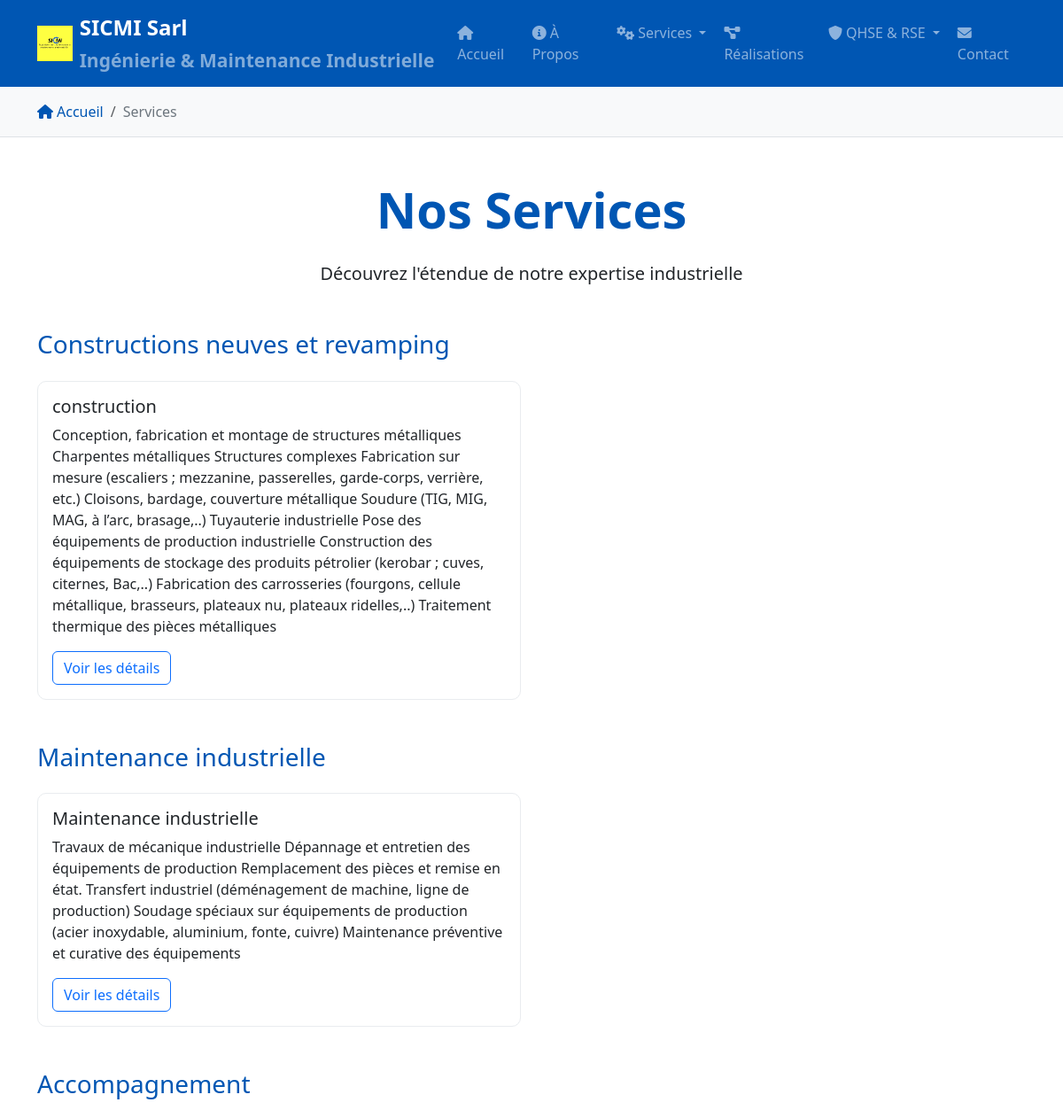
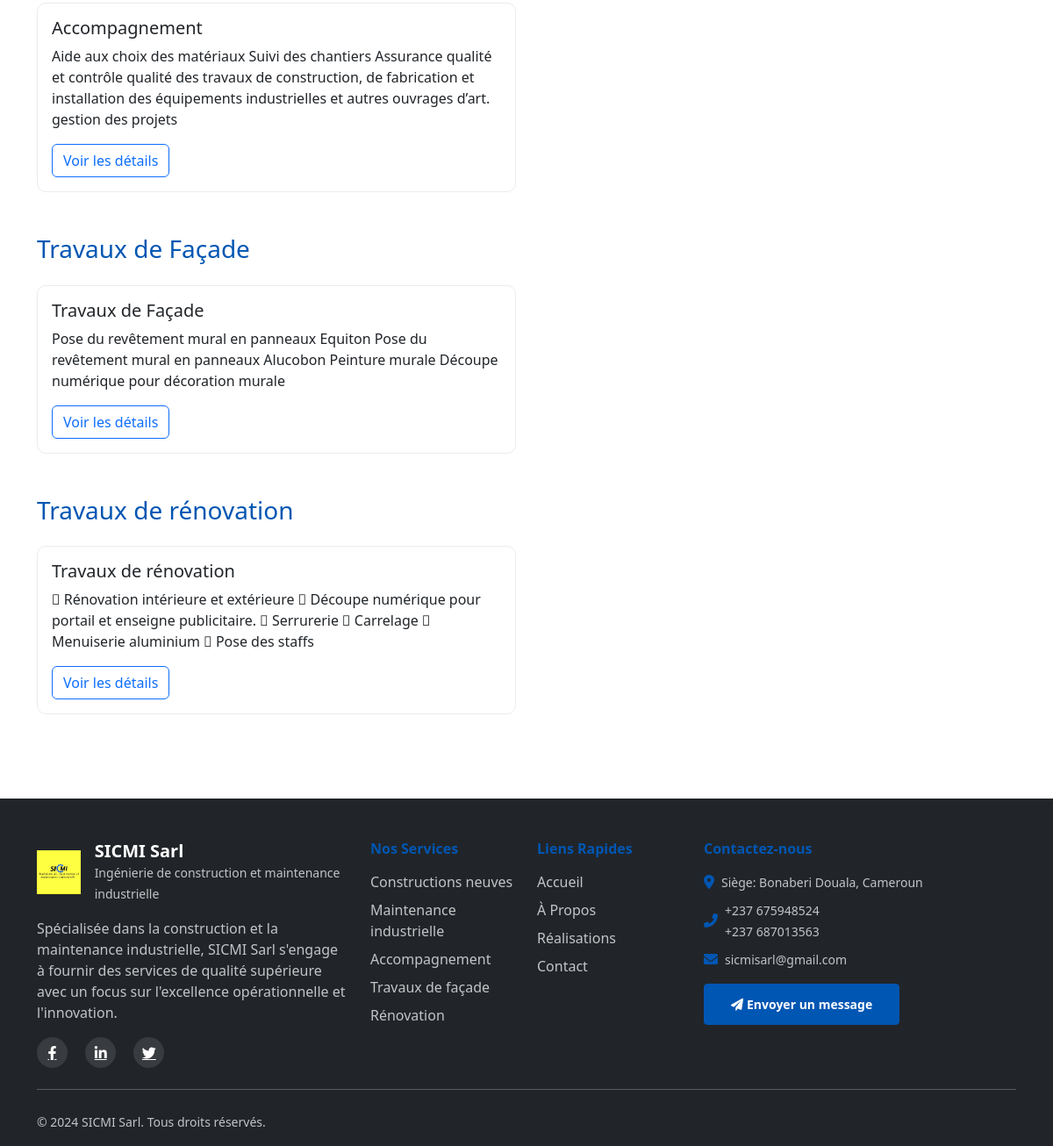
Page /services/ on the committed database (2 pictures, top to bottom).
### sicmi_app/models.py (models this page shows, shortened)
class Service(models.Model):
    CATEGORY_CHOICES = [
        ('construction', 'Constructions neuves et revamping'),
        ('maintenance', 'Maintenance industrielle'),
        ('accompagnement', 'Accompagnement'),
        ('facade', 'Travaux de Façade'),
        ('renovation', 'Travaux de rénovation'),
    ]
    name = models.CharField(max_length=200)
    category = models.CharField(max_length=50, choices=CATEGORY_CHOICES)
    description = models.TextField()
    main_image = models.ImageField(upload_to='services/', blank=True, null=True)
    order = models.IntegerField(default=0)
    class Meta:
        ordering = ['order', 'name']

### sicmi_app/views.py (the view)
# urls.py: path('services/', views.services, name='services'),
def services(request):
    services_by_category = {}
    for category in Service.CATEGORY_CHOICES:
        services = Service.objects.filter(category=category[0])
        services_by_category[category[1]] = services
    context = {
        'services_by_category': services_by_category,
    }
    return render(request, 'services.html', context)

### templates/services.html (shortened to what this page needs)
{% extends 'base.html' %}
{% block content %}
<div class="container py-5">
    <div class="text-center mb-5">
        <h1 class="display-4 fw-bold text-primary mb-4">Nos Services</h1>
        <p class="lead">Découvrez l'étendue de notre expertise industrielle</p>
    </div>
    {% for category_name, services in services_by_category.items %}
    <section class="mb-5">
        <h2 class="h3 text-primary mb-4">{{ category_name }}</h2>
        <div class="row g-4">
            {% for service in services %}
            <div class="col-lg-6">
                <div class="card h-100 service-card">
                    <div class="card-body">
                        <h5 class="card-title">{{ service.name }}</h5>
                        <p class="card-text">{{ service.description }}</p>
                        <a href="{% url 'service_detail' service.id %}" class="btn btn-outline-primary">Voir les détails</a>
                    </div>
                </div>
            </div>
            {% endfor %}
        </div>
    </section>
    {% endfor %}
</div>
{% endblock %}

### static/css/style.css (style rules this page uses)
:root { --primary-color: #0056b3; --secondary-color: #6c757d; --accent-color: #ffc107; }
.service-card, .project-card { transition: transform 0.3s ease, box-shadow 0.3s ease; border: none; border-radius: 10px; overflow: hidden; }
.card { border-radius: 10px; border: 1px solid #e9ecef; }
.text-primary { color: var(--primary-color) !important; }
.service-card { transition: all 0.3s ease; }

### rows in the picture
Service: name "construction", description "Conception, fabrication et montage de structures métalliques Charpentes métalliques Structures complexes Fabrication sur mesure (escaliers ; mezzanine, passerelles, garde-corps, verrière, etc.) Cloisons, bardage, couverture métallique Soudure (TIG, MIG, MAG, à l’arc, brasage,..) Tuyauterie industrielle Pose des équipements de production industrielle Construction des équipements de stockage des produits pétrolier (kerobar ; cuves, citernes, Bac,..) Fabrication des carrosseries (fourgons, cellule métallique, brasseurs, plateaux nu, plateaux ridelles,..) Traitement thermique des pièces métalliques"
Service: name "Maintenance industrielle", description "Travaux de mécanique industrielle Dépannage et entretien des équipements de production Remplacement des pièces et remise en état. Transfert industriel (déménagement de machine, ligne de production) Soudage spéciaux sur équipements de production (acier inoxydable, aluminium, fonte, cuivre) Maintenance préventive et curative des équipements"
Service: name "Accompagnement", description "Aide aux choix des matériaux Suivi des chantiers Assurance qualité et contrôle qualité des travaux de construction, de fabrication et installation des équipements industrielles et autres ouvrages d’art. gestion des projets"
Service: name "Travaux de Façade", description "Pose du revêtement mural en panneaux Equiton Pose du revêtement mural en panneaux Alucobon Peinture murale Découpe numérique pour décoration murale"
Service: name "Travaux de rénovation", description " Rénovation intérieure et extérieure  Découpe numérique pour portail et enseigne publicitaire.  Serrurerie  Carrelage  Menuiserie aluminium  Pose des staffs"

### other values in the picture
{{ category_name }} "Constructions neuves et revamping" "Maintenance industrielle" "Accompagnement" "Travaux de Façade" "Travaux de rénovation"
